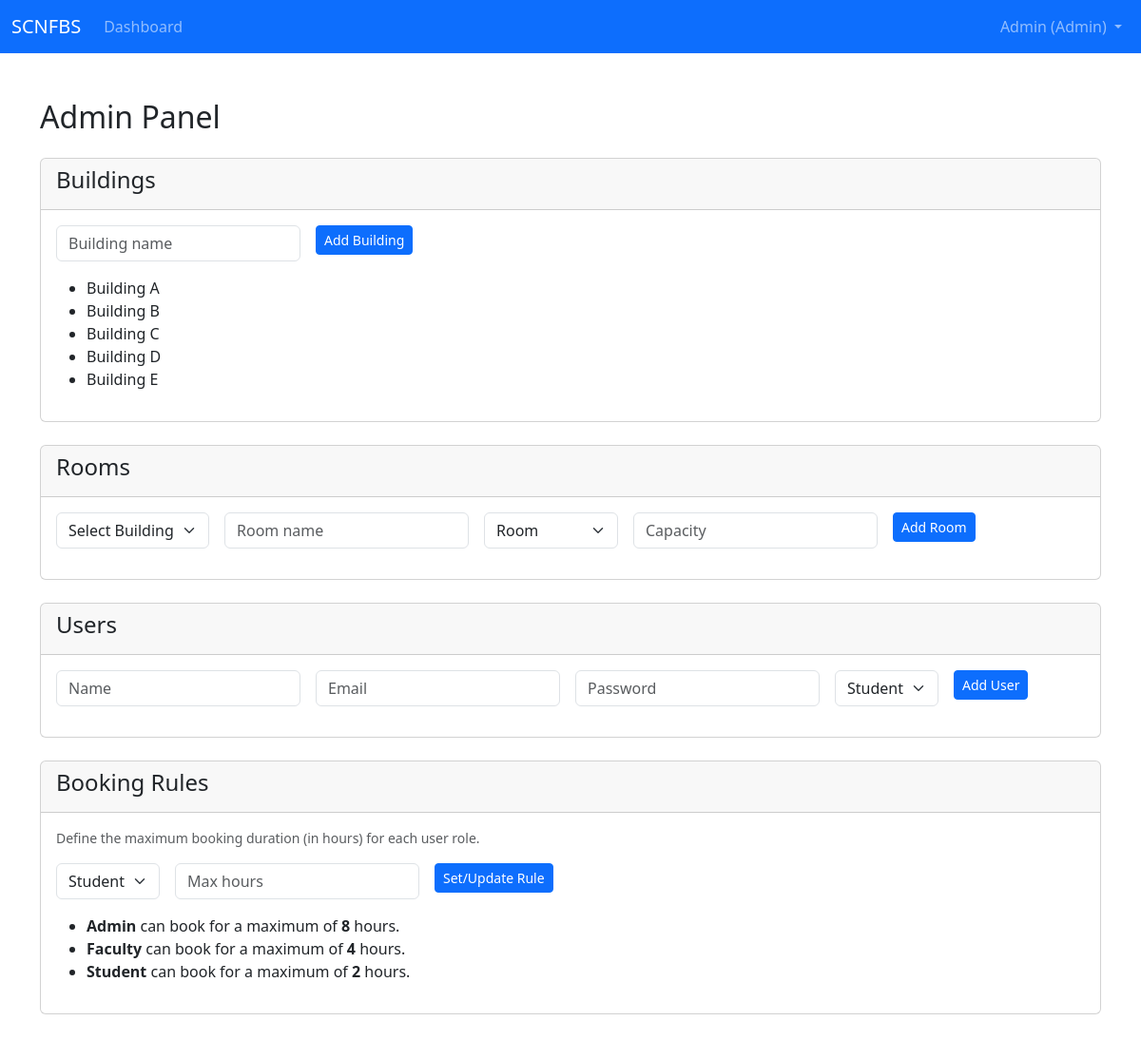
Screenshot of /admin/panel (signed in) with the database file from the repository.
### app/models.py (models this page shows)
class User(UserMixin, db.Model):
    id            = db.Column(db.Integer, primary_key=True)
    name          = db.Column(db.String(120), nullable=False)
    email         = db.Column(db.String(120), unique=True, nullable=False)
    password_hash = db.Column(db.String(256), nullable=False)
    role          = db.Column(db.String(20), nullable=False)  # Admin | Faculty | Student
    reservations = db.relationship('Reservation', back_populates='user', lazy='dynamic')

class Building(db.Model):
    id    = db.Column(db.Integer, primary_key=True)
    name  = db.Column(db.String(120), unique=True, nullable=False)
    rooms = db.relationship("Room", back_populates="building", cascade="all, delete")

class BookingRule(db.Model):
    id        = db.Column(db.Integer, primary_key=True)
    role      = db.Column(db.String(20), nullable=False, unique=True) # CHANGED from name
    max_hours = db.Column(db.Integer, default=2)

### app/routes/admin.py (the view)
@bp.route('/panel')
def panel():
    buildings = Building.query.order_by(Building.name).all()
    users = User.query.order_by(User.role, User.name).all()
    rules = BookingRule.query.order_by(BookingRule.role).all()
    return render_template('admin/admin_panel.html', buildings=buildings, users=users, rules=rules)

### app/routes/admin.py (called while the page is built)
def admin_required():
    if not current_user.is_authenticated or current_user.role != 'Admin':
        from flask import abort
        abort(403) # Forbidden

@bp.before_request
@login_required
def before_request_hook():
    admin_required()

### app/templates/admin/admin_panel.html (shortened to what this page needs)
{% extends "base.html" %}
{% block content %}
<h2 class="mb-4">Admin Panel</h2>
<div class="card mb-4">
    <div class="card-header"><h4>Buildings</h4></div>
    <div class="card-body">
        <form method="POST" action="{{ url_for('admin.add_building') }}" class="row g-3 mb-3">
            <div class="col-auto"><input type="text" class="form-control" name="name" placeholder="Building name" required></div>
            <div class="col-auto"><button type="submit" class="btn btn-sm btn-primary">Add Building</button></div>
        </form>
        <ul>
            {% for b in buildings %}
                <li>{{ b.name }}</li>
            {% else %}
                <li>No buildings found.</li>
            {% endfor %}
        </ul>
    </div>
</div>
<div class="card mb-4">
    <div class="card-header"><h4>Rooms</h4></div>
    <div class="card-body">
        <form method="POST" action="{{ url_for('admin.add_room') }}" class="row g-3 mb-3">
            <div class="col-auto">
                <select name="building_id" class="form-select" required>
                    <option value="" disabled selected>Select Building</option>
                </select>
            </div>
            <div class="col-auto"><input type="text" name="name" class="form-control" placeholder="Room name" required></div>
            <div class="col-auto">
                <select name="type" class="form-select">
                    <option value="Room">Room</option>
                </select>
            </div>
            <div class="col-auto"><input type="number" name="capacity" class="form-control" placeholder="Capacity" required></div>
            <div class="col-auto"><button type="submit" class="btn btn-sm btn-primary">Add Room</button></div>
        </form>
    </div>
</div>
<div class="card mb-4">
    <div class="card-header"><h4>Users</h4></div>
    <div class="card-body">
        <form method="POST" action="{{ url_for('admin.add_user') }}" class="row g-3 mb-3">
            <div class="col-auto"><input type="text" name="name" class="form-control" placeholder="Name" required></div>
            <div class="col-auto"><input type="email" name="email" class="form-control" placeholder="Email" required></div>
            <div class="col-auto"><input type="password" name="password" class="form-control" placeholder="Password" required></div>
            <div class="col-auto">
                <select name="role" class="form-select">
                    <option value="Student">Student</option>
                </select>
            </div>
            <div class="col-auto"><button type="submit" class="btn btn-sm btn-primary">Add User</button></div>
        </form>
    </div>
</div>
<div class="card mb-4">
    <div class="card-header"><h4>Booking Rules</h4></div>
    <div class="card-body">
        <p class="text-muted small">Define the maximum booking duration (in hours) for each user role.</p>
        <form method="POST" action="{{ url_for('admin.update_rule') }}" class="row g-3 mb-3">
            <div class="col-auto">
                <select name="role" class="form-select">
                    <option value="Student">Student</option>
                </select>
            </div>
            <div class="col-auto"><input type="number" name="max_hours" class="form-control" placeholder="Max hours" min="1" required></div>
            <div class="col-auto"><button type="submit" class="btn btn-sm btn-primary">Set/Update Rule</button></div>
        </form>
        <ul>
            {% for r in rules %}
                <li><strong>{{ r.role }}</strong> can book for a maximum of <strong>{{ r.max_hours }}</strong> hours.</li>
            {% else %}
                <li>No booking rules defined.</li>
            {% endfor %}
        </ul>
    </div>
</div>
{% endblock %}

### app/templates/base.html (shortened to what this page needs)
<!DOCTYPE html>
<html lang="en">
<head>
  <link href="https://cdn.jsdelivr.net/npm/bootstrap@5.3.0/dist/css/bootstrap.min.css" rel="stylesheet">
</head>
<body>
  {% block navbar %}
  <nav class="navbar navbar-expand-lg navbar-dark bg-primary mb-4">
    <div class="container-fluid">
      <a class="navbar-brand" href="{{ url_for('main.index') }}">SCNFBS</a>
      <div class="collapse navbar-collapse" id="navbarNav">
        <ul class="navbar-nav me-auto">
          {% if current_user.is_authenticated %}
            <li class="nav-item">
              <a class="nav-link" href="{{ url_for('main.dashboard') }}">Dashboard</a>
            </li>
          {% endif %}
        </ul>
        <ul class="navbar-nav">
          {% if current_user.is_authenticated %}
            <li class="nav-item dropdown">
              <a class="nav-link dropdown-toggle" href="#" id="navbarUserDropdown" role="button" data-bs-toggle="dropdown" aria-expanded="false">
                {{ current_user.name }} ({{ current_user.role }})
              </a>
            </li>
          {% endif %}
        </ul>
      </div>
    </div>
  </nav>
  {% endblock %}
  <div class="container py-4">
    {% block content %}{% endblock %}
  </div>
</body>
</html>

### rows the page displays
User: name "Admin", role "Admin"
Building: name "Building A"
Building: name "Building B"
Building: name "Building C"
Building: name "Building D"
Building: name "Building E"
BookingRule: role "Admin", max_hours "8"
BookingRule: role "Faculty", max_hours "4"
BookingRule: role "Student", max_hours "2"
